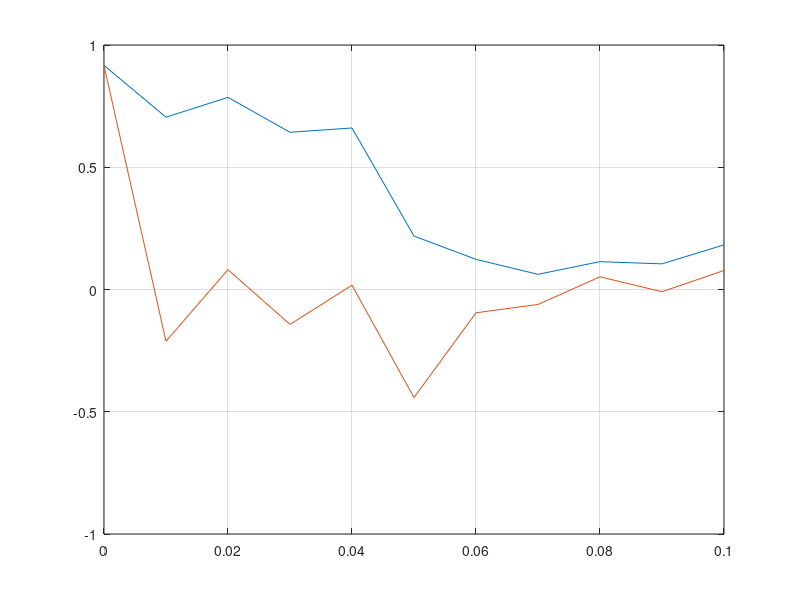

This chart was generated by the following MATLAB code:
Fp = 100;
t=0:1/Fp:0.1;

sygn = (rand(1,length(t)));

sygn_dir = ones(1,length(sygn));

Ts = 1;
for i=1:length(sygn)
    if i>1
        sygn_dir(i) = (sygn(i) - sygn(i-1))/Ts;
    else
        sygn_dir(i) = (sygn(i) - 0)/Ts;
    end
end

plot(t,sygn,t,sygn_dir),grid